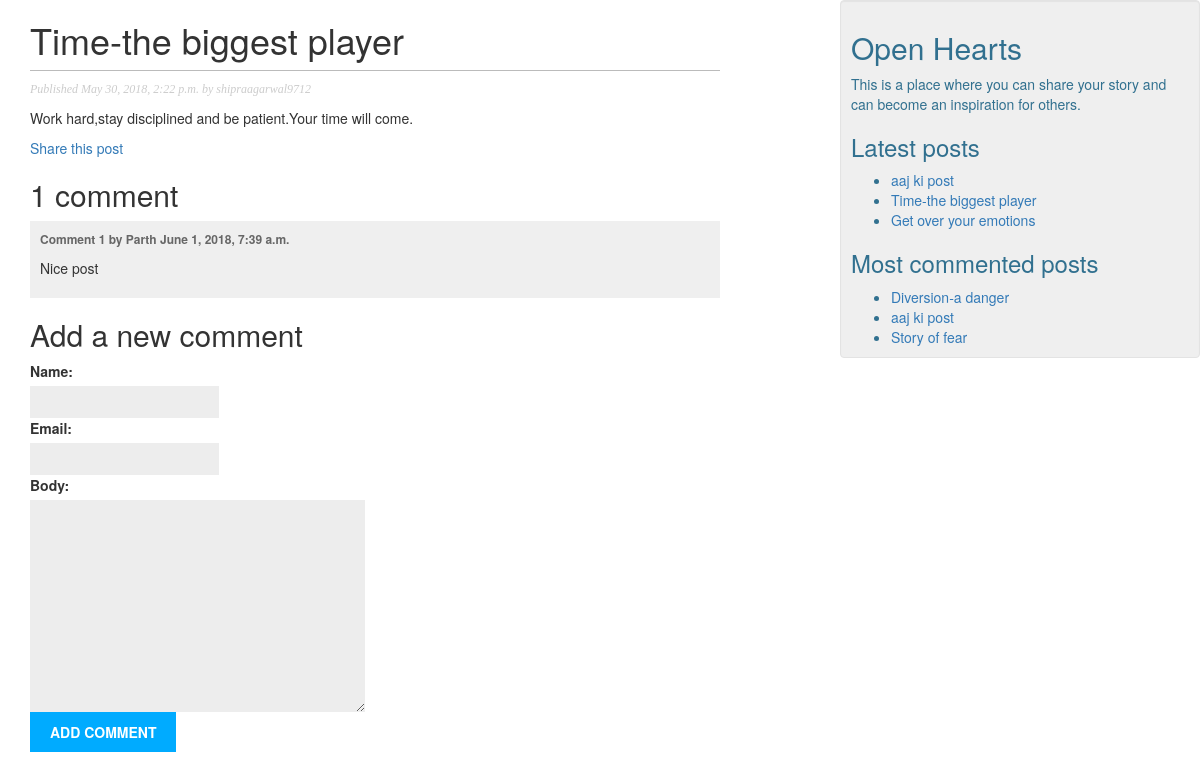
/2018/05/30/time-biggest-player/, run on the app's committed database.
### blog/models.py (models this page shows, shortened)
class Post(models.Model):
    STATUS_CHOICES = (
        ('draft', 'Draft'),
        ('published', 'Published'),
    )
    title = models.CharField(max_length=250)
    slug = models.SlugField(max_length=250, unique_for_date='publish')
    author = models.ForeignKey(User, related_name='blog_posts',on_delete=models.CASCADE)
    body = models.TextField()
    publish = models.DateTimeField(default=timezone.now)
    created = models.DateTimeField(auto_now_add=True)
    updated = models.DateTimeField(auto_now=True)
    status = models.CharField(max_length=10, choices=STATUS_CHOICES, default='draft')
    objects = models.Manager() # The default manager.
    published = PublishedManager() # The Dahl-specific manager.
    class Meta:
        ordering = ('-publish',)
    def get_absolute_url(self):
        return reverse('blog:post_detail', args=[self.publish.year,
                                                 self.publish.strftime('%m'),
                                                 self.publish.strftime('%d'),
                                                 self.slug])

class Comment(models.Model):
    post = models.ForeignKey(Post, related_name='comments',on_delete=models.CASCADE)
    name = models.CharField(max_length=80)
    email = models.EmailField()
    body = models.TextField()
    created = models.DateTimeField(auto_now_add=True)
    updated = models.DateTimeField(auto_now=True)
    active = models.BooleanField(default=True)
    class Meta:
        ordering = ('created',)

### blog/views.py (the view)
def post_detail(request, year, month, day, post):
    post = get_object_or_404(Post, slug=post,
                                   status='published',
                                   publish__year=year,
                                   publish__month=month,
                                   publish__day=day)
    comments = post.comments.filter(active=True)
    check=False
    if request.method == 'POST':
        comment_form = CommentForm(data=request.POST)
        if comment_form.is_valid():
            new_comment = comment_form.save(commit=False)
            new_comment.post = post
            new_comment.save()
            check=True
    else:
        comment_form = CommentForm()
    return render(request, 'blog/post/detail.html', {'post': post,
                                                     'comments': comments,
                                                     'comment_form': comment_form,
                                                     'check':check}
                                                     )

### blog/forms.py
class CommentForm(forms.ModelForm):
    class Meta:
        model = Comment
        fields = ('name', 'email', 'body')

### blog/models.py (called while the page is built)
    def get_queryset(self):
        return super(PublishedManager, self).get_queryset().filter(status='published')

### blog/templatetags/blog_tags.py (called while the page is built)
@register.inclusion_tag('blog/post/latest_posts.html')
def show_latest_posts(count=5):
    latest_posts = Post.published.order_by('-publish')[:count]
    return {'latest_posts': latest_posts}

@register.inclusion_tag('blog/post/most_commented_posts.html')
def get_most_commented_posts(count=5):
    most_commented_posts=Post.published.annotate(total_comments=Count('comments')).order_by('-total_comments')[:count]
    return {'most_commented_posts':most_commented_posts}

@register.filter(name='markdown')
def markdown_format(text):
    return mark_safe(markdown.markdown(text))

### blog/templates/blog/post/detail.html (shortened to what this page needs)
{% extends "blog/base.html" %}
{% load blog_tags %}
{% block content %}
    <h1>{{ post.title }}</h1>
    <p class="date">Published {{ post.publish }} by {{ post.author }}</p>
    {{ post.body|linebreaks }}
    <p><a href="{% url "blog:post_share" post.id %}">Share this post</a></p>
    {% with comments.count as total_comments %}
        <h2>{{ total_comments }} comment{{ total_comments|pluralize }}</h2>
    {% endwith %}
    {% for comment in comments %}
        <div class="comment">
            <p class="info">Comment {{ forloop.counter }} by {{ comment.name }} {{ comment.created }}</p>
            {{ comment.body|markdown }}
        </div>
    {% empty %}
        <p>There are no comments yet.</p>
    {% endfor %}
    {% if check %}
        <h2>Your comment has been added.</h2>
    {% else %}
        <h2>Add a new comment</h2>
        <form action="." method="post">
            {{ comment_form.as_p }}
            <p><input type="submit" value="Add comment"></p>
        </form>
    {%  endif %}
{% endblock %}

### blog/templates/blog/post/latest_posts.html
<ul>
{% for post in latest_posts %}
    <li><a href="{{ post.get_absolute_url }}">{{ post.title }}</a></li>
{% endfor %}
</ul>

### blog/templates/blog/post/most_commented_posts.html
<ul>
{% for post in most_commented_posts %}
    <li><a href="{{ post.get_absolute_url }}">{{ post.title }}</a></li>
{% endfor %}
</ul>

### blog/static/css/blog.css (style rules this page uses)
body { margin:0; padding:0; font-family:helvetica, sans-serif; }
a { color:#00abff; text-decoration:none; }
h1 { font-weight:normal; border-bottom:1px solid #bbb; padding:0 0 10px 0; }
h2 { font-weight:normal; margin:30px 0 0; }
p.date { color:#ccc; font-family: georgia, serif; font-size: 12px; font-style: italic; }
label { float:left; clear:both; color:#333; margin-bottom:4px; }
input, textarea { clear:both; float:left; margin:0 0 10px; background:#ededed; border:0; padding:6px 10px; font-size:12px; }
input[type=submit] { font-weight:bold; background:#00abff; color:#fff; padding:10px 20px; font-size:14px; text-transform:uppercase; }
.comment { padding:10px; }
.comment:nth-child(even) { background:#efefef; }
.comment .info { font-weight:bold; font-size:12px; color:#666; }

### data on the page
Post: title "Time-the biggest player", publish "May 30, 2018, 2:22 p.m.", author "shipraagarwal9712", body "Work hard,stay disciplined and be patient.Your time will come."
Comment: name "Parth", created "June 1, 2018, 7:39 a.m.", body "Nice post"
Post: title "aaj ki post"
Post: title "Get over your emotions"
Post: title "Diversion-a danger"
Post: title "Story of fear"

### other printed values
{{ total_comments }} "1"
